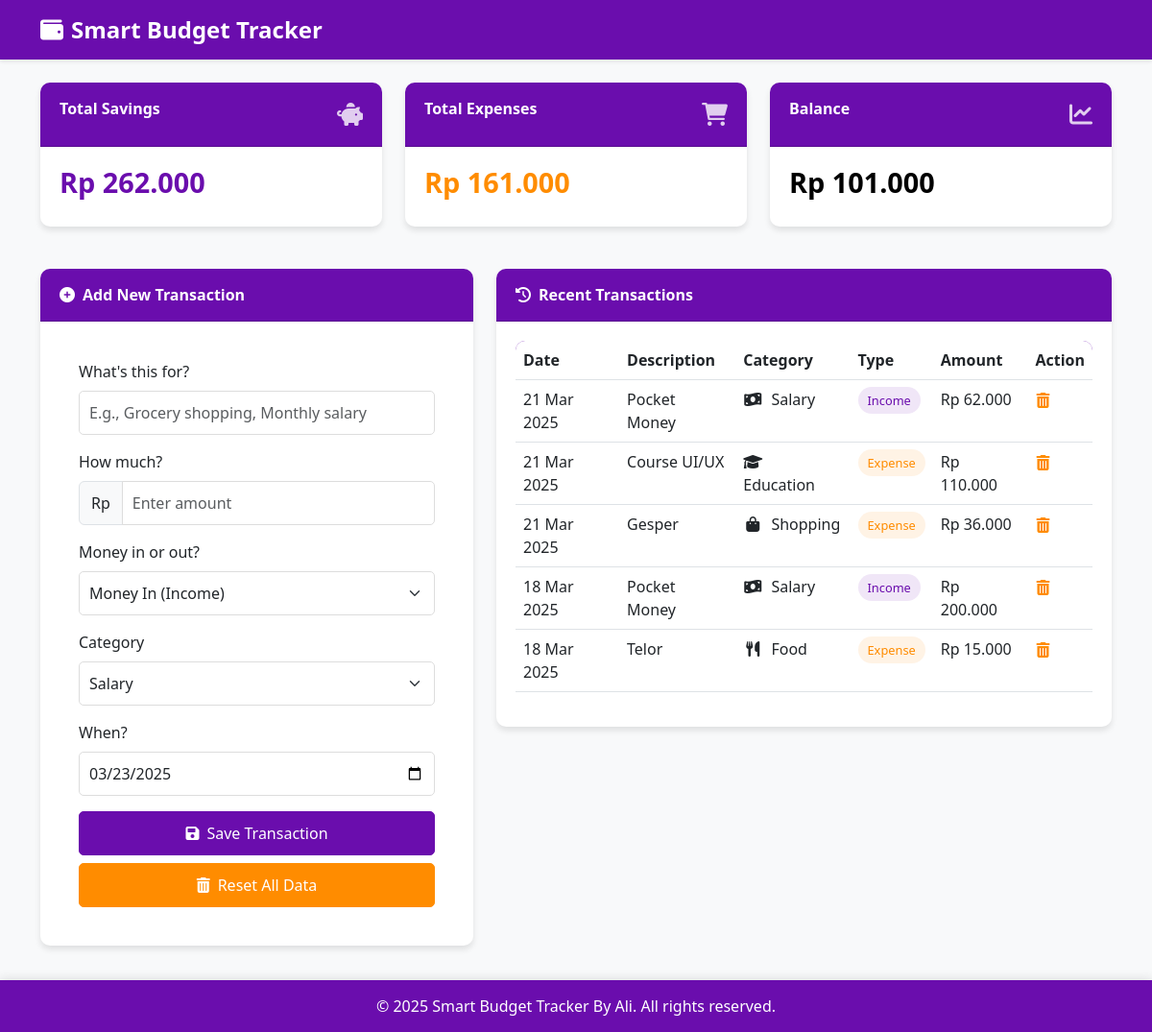
The page / on the database its author committed.
### tables this page shows
CREATE TABLE `transactions` (
  `id` int NOT NULL,
  `description` varchar(255) NOT NULL,
  `amount` decimal(12,0) NOT NULL,
  `type` enum('savings','expense') NOT NULL,
  `category` varchar(50) NOT NULL,
  `date` date NOT NULL,
  `created_at` timestamp NULL DEFAULT CURRENT_TIMESTAMP
);

### index.php (the view, shortened to what this page needs)
<?php
require 'db.php';
function getTransactions($conn)
{
    $transactions = [];
    $result = $conn->query("SELECT * FROM transactions ORDER BY date DESC");
    if ($result && $result->num_rows > 0) {
        while ($row = $result->fetch_assoc()) {
            $transactions[] = $row;
        }
    }
    return $transactions;
}
function calculateTotals($transactions)
{
    $savings = 0;
    $expenses = 0;
    foreach ($transactions as $transaction) {
        if ($transaction['type'] === 'savings') {
            $savings += $transaction['amount'];
        } else {
            $expenses += $transaction['amount'];
        }
    }
    return [
        'savings' => $savings,
        'expenses' => $expenses,
        'balance' => $savings - $expenses
    ];
}
function formatCurrency($amount)
{
    return number_format($amount, 0, ',', '.');
}
function formatDate($dateString)
{
    $date = new DateTime($dateString);
    return $date->format('d M Y');
}
function getCategories()
{
    return [
        'salary' => 'Salary',
        'bonus' => 'Bonus',
        'food' => 'Food',
        'transport' => 'Transport',
        'entertainment' => 'Entertainment',
        'utilities' => 'Utilities',
        'rent' => 'Rent',
        'shopping' => 'Shopping',
        'healthcare' => 'Healthcare',
        'education' => 'Education',
        'other' => 'Other'
    ];
}
$transactions = getTransactions($conn);
$totals = calculateTotals($transactions);
$categories = getCategories();
?>
<!DOCTYPE html>
<html lang="en">
<head>
    <link href="https://cdn.jsdelivr.net/npm/bootstrap@5.3.0/dist/css/bootstrap.min.css" rel="stylesheet">
    <link rel="stylesheet" href="https://cdnjs.cloudflare.com/ajax/libs/font-awesome/6.0.0/css/all.min.css">
    <link rel="stylesheet" href="style.css">
</head>
<body>
    <nav class="navbar navbar-expand-lg navbar-dark">
        <div class="container">
            <a class="navbar-brand" href="#">
                <i class="fas fa-wallet me-2"></i>Smart Budget Tracker
            </a>
        </div>
    </nav>
    <div class="container mt-4">
        <div class="row">
            <div class="col-md-4">
                <div class="card">
                    <div class="card-header">
                        Total Savings
                        <span class="card-icon savings-icon"><i class="fas fa-piggy-bank"></i></span>
                    </div>
                    <div class="card-body">
                        <h3 class="savings-total">Rp <?php echo formatCurrency($totals['savings']); ?></h3>
                    </div>
                </div>
            </div>
            <div class="col-md-4">
                <div class="card">
                    <div class="card-header">
                        Total Expenses
                        <span class="card-icon expense-icon"><i class="fas fa-shopping-cart"></i></span>
                    </div>
                    <div class="card-body">
                        <h3 class="expenses-total">Rp <?php echo formatCurrency($totals['expenses']); ?></h3>
                    </div>
                </div>
            </div>
            <div class="col-md-4">
                <div class="card">
                    <div class="card-header">
                        Balance
                        <span class="card-icon balance-icon"><i class="fas fa-chart-line"></i></span>
                    </div>
                    <div class="card-body">
                        <h3 class="balance-total">Rp <?php echo formatCurrency($totals['balance']); ?></h3>
                    </div>
                </div>
            </div>
        </div>
        <div class="row mt-4">
            <div class="col-md-5">
                <div class="card">
                    <div class="card-header">
                        <i class="fas fa-plus-circle me-2"></i>Add New Transaction
                    </div>
                    <div class="card-body">
                        <form method="POST" action="<?php echo htmlspecialchars($_SERVER['PHP_SELF']); ?>" class="transaction-form">
                            <div class="mb-3">
                                <label for="description" class="form-label">What's this for?</label>
                                <input type="text" class="form-control" id="description" name="description" placeholder="E.g., Grocery shopping, Monthly salary">
                            </div>
                            <div class="mb-3">
                                <label for="amount" class="form-label">How much?</label>
                                <div class="input-group">
                                    <span class="input-group-text">Rp</span>
                                    <input type="number" class="form-control" id="amount" name="amount" placeholder="Enter amount">
                                </div>
                            </div>
                            <div class="mb-3">
                                <label for="type" class="form-label">Money in or out?</label>
                                <select class="form-select" id="type" name="type">
                                    <option value="savings">Money In (Income)</option>
                                </select>
                            </div>
                            <div class="mb-3">
                                <label for="category" class="form-label">Category</label>
                                <select class="form-select" id="category" name="category">
                                    <?php foreach ($categories as $value => $label): ?>
                                        <option value="<?php echo $value; ?>"><?php echo $label; ?></option>
                                    <?php endforeach; ?>
                                </select>
                            </div>
                            <div class="mb-3">
                                <label for="date" class="form-label">When?</label>
                                <input type="date" class="form-control" id="date" name="date" value="<?php echo date('Y-m-d'); ?>" d>
                            </div>
                            <div class="d-grid gap-2">
                                <button type="submit" name="add_transaction" class="btn btn-primary">
                                    <i class="fas fa-save me-2"></i>Save Transaction
                                </button>
                                <button type="submit" name="clear_data" class="btn btn-warning" onclick="return confirm('Are you sure you want to reset all data? This cannot be undone.')">
                                    <i class="fas fa-trash-alt me-2"></i>Reset All Data
                                </button>
                            </div>
                        </form>
                    </div>
                </div>
            </div>
            <div class="col-md-7">
                <div class="card">
                    <div class="card-header">
                        <i class="fas fa-history me-2"></i>Recent Transactions
                    </div>
                    <div class="card-body">
                        <div class="table-responsive">
                            <table class="table table-hover">
                                <thead class="table-header">
                                    <tr>
                                        <th>Date</th>
                                        <th>Description</th>
                                        <th>Category</th>
                                        <th>Type</th>
                                        <th>Amount</th>
                                        <th>Action</th>
                                    </tr>
                                </thead>
                                <tbody>
                                    <?php if (empty($transactions)): ?>
                                        <tr>
                                            <td colspan="6" class="empty-table-message">No transactions found. Add your first transaction!</td>
                                        </tr>
                                    <?php else: ?>
                                        <?php foreach ($transactions as $transaction): ?>
                                            <tr>
                                                <td><?php echo formatDate($transaction['date']); ?></td>
                                                <td><?php echo htmlspecialchars($transaction['description']); ?></td>
                                                <td>
                                                    <?php
                                                    $categoryIcons = [
                                                        'salary' => 'fa-money-bill-wave',
                                                        'bonus' => 'fa-gift',
                                                        'food' => 'fa-utensils',
                                                        'transport' => 'fa-car',
                                                        'entertainment' => 'fa-film',
                                                        'utilities' => 'fa-bolt',
                                                        'rent' => 'fa-home',
                                                        'shopping' => 'fa-shopping-bag',
                                                        'healthcare' => 'fa-heartbeat',
                                                        'education' => 'fa-graduation-cap',
                                                        'other' => 'fa-question-circle'
                                                    ];
                                                    $icon = isset($categoryIcons[$transaction['category']]) ? $categoryIcons[$transaction['category']] : 'fa-tag';
                                                    $categoryName = isset($categories[$transaction['category']]) ? $categories[$transaction['category']] : ucfirst($transaction['category']);
                                                    ?>
                                                    <i class="fas <?php echo $icon; ?> category-icon"></i>
                                                    <?php echo $categoryName; ?>
                                                </td>
                                                <td>
                                                    <span class="type-badge <?php echo $transaction['type'] === 'savings' ? 'savings-badge' : 'expense-badge'; ?>">
                                                        <?php echo $transaction['type'] === 'savings' ? 'Income' : 'Expense'; ?>
                                                    </span>
                                                </td>
                                                <td>Rp <?php echo formatCurrency($transaction['amount']); ?></td>
                                                <td>
                                                    <form method="POST" action="<?php echo htmlspecialchars($_SERVER['PHP_SELF']); ?>" style="display: inline;">
                                                        <button type="submit" name="delete_transaction" class="btn btn-link p-0 delete-btn" onclick="return confirm('Are you sure you want to delete this transaction?')">
                                                            <i class="fas fa-trash-alt"></i>
                                                        </button>
                                                    </form>
                                                </td>
                                            </tr>
                                        <?php endforeach; ?>
                                    <?php endif; ?>
                                </tbody>
                            </table>
                        </div>
                    </div>
                </div>
            </div>
        </div>
    </div>
    <footer class="mt-5">
        <div class="container">
            <p class="mb-0 text-center">&copy; 2025 Smart Budget Tracker By Ali. All rights reserved.</p>
        </div>
    </footer>
</body>
</html>

### style.css (style rules this page uses)
body { background-color: #f8f9fa; padding-bottom: 70px; font-family: 'Segoe UI', Tahoma, Geneva, Verdana, sans-serif; }
.navbar { background-color: #6a0dad; box-shadow: 0 2px 4px rgba(0, 0, 0, 0.1); }
.navbar-brand { font-weight: 600; font-size: 1.5rem; }
.card { margin-bottom: 20px; box-shadow: 0 4px 6px rgba(0, 0, 0, 0.1); border: none; border-radius: 10px; transition: transform 0.3s ease; }
.card-header { background-color: #6a0dad; color: white; font-weight: bold; border-radius: 10px 10px 0 0 !important; padding: 15px 20px; }
.card-body { padding: 20px; }
.btn-primary { background-color: #6a0dad; border-color: #6a0dad; padding: 10px 20px; font-weight: 500; border-radius: 5px; }
.btn-warning { background-color: #ff8c00; border-color: #ff8c00; color: white; padding: 10px 20px; font-weight: 500; border-radius: 5px; }
.savings-total { color: #6a0dad; font-weight: bold; font-size: 1.8rem; }
.expenses-total { color: #ff8c00; font-weight: bold; font-size: 1.8rem; }
.balance-total { color: #000; font-weight: bold; font-size: 1.8rem; }
.table-header { background-color: #6a0dad; color: white; }
.delete-btn { color: #ff8c00; cursor: pointer; transition: color 0.3s ease; }
footer { background-color: #6a0dad; color: white; padding: 15px 0; position: fixed; bottom: 0; width: 100%; box-shadow: 0 -2px 10px rgba(0, 0, 0, 0.1); }
.form-control, .form-select { border-radius: 5px; padding: 10px; border: 1px solid #ddd; }
.table-responsive { border-radius: 10px; overflow: hidden; }
.table th { font-weight: 600; }
.card-icon { float: right; font-size: 1.5rem; }
.savings-icon { color: rgba(255, 255, 255, 0.8); }
.expense-icon { color: rgba(255, 255, 255, 0.8); }
.balance-icon { color: rgba(255, 255, 255, 0.8); }
.transaction-form { background-color: white; border-radius: 10px; padding: 20px; }
.category-icon { margin-right: 5px; width: 20px; text-align: center; }
.type-badge { padding: 5px 10px; border-radius: 20px; font-size: 0.8rem; font-weight: 500; }
.savings-badge { background-color: rgba(106, 13, 173, 0.1); color: #6a0dad; }
.expense-badge { background-color: rgba(255, 140, 0, 0.1); color: #ff8c00; }

### rows shown on the page
transactions: date "21 Mar 2025", description "Pocket Money", category "Salary", type "Income", amount "62.000"
transactions: date "21 Mar 2025", description "Course UI/UX", category "Education", type "Expense", amount "110.000"
transactions: date "21 Mar 2025", description "Gesper", category "Shopping", type "Expense", amount "36.000"
transactions: date "18 Mar 2025", description "Pocket Money", category "Salary", type "Income", amount "200.000"
transactions: date "18 Mar 2025", description "Telor", category "Food", type "Expense", amount "15.000"

### other values the page prints
formatCurrency($totals['savings']) "262.000"
formatCurrency($totals['expenses']) "161.000"
formatCurrency($totals['balance']) "101.000"
form field category "Salary"
